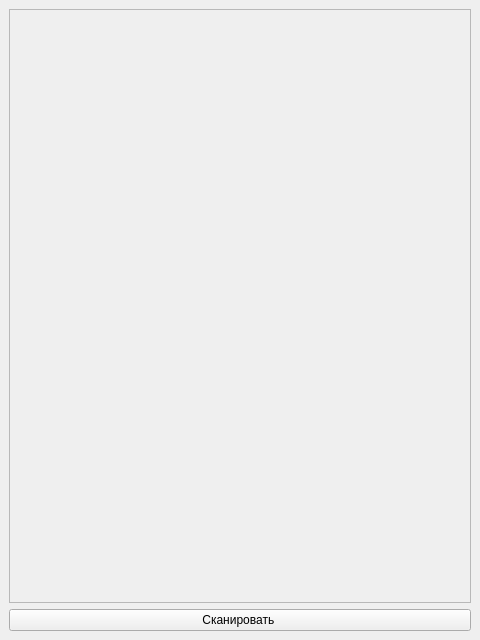
<?xml version="1.0" encoding="UTF-8"?>
<ui version="4.0">
 <class>Bluetooth</class>
 <widget class="QMainWindow" name="Bluetooth">
  <property name="geometry">
   <rect>
    <x>0</x>
    <y>0</y>
    <width>480</width>
    <height>640</height>
   </rect>
  </property>
  <property name="windowTitle">
   <string>Bluetooth</string>
  </property>
  <property name="layoutDirection">
   <enum>Qt::LayoutDirection::LeftToRight</enum>
  </property>
  <widget class="QWidget" name="CentralWidget">
   <layout class="QVBoxLayout" name="CentralLayoutWidget">
    <item>
     <layout class="QVBoxLayout" name="CentralVerticalLayout">
      <item>
       <widget class="QScrollArea" name="ScrollDevices">
        <property name="widgetResizable">
         <bool>true</bool>
        </property>
        <widget class="QWidget" name="Devices">
         <property name="geometry">
          <rect>
           <x>0</x>
           <y>0</y>
           <width>466</width>
           <height>586</height>
          </rect>
         </property>
        </widget>
       </widget>
      </item>
      <item>
       <widget class="QPushButton" name="ScanButton">
        <property name="text">
         <string>Сканировать </string>
        </property>
       </widget>
      </item>
     </layout>
    </item>
   </layout>
  </widget>
 </widget>
 <resources/>
 <connections/>
</ui>
